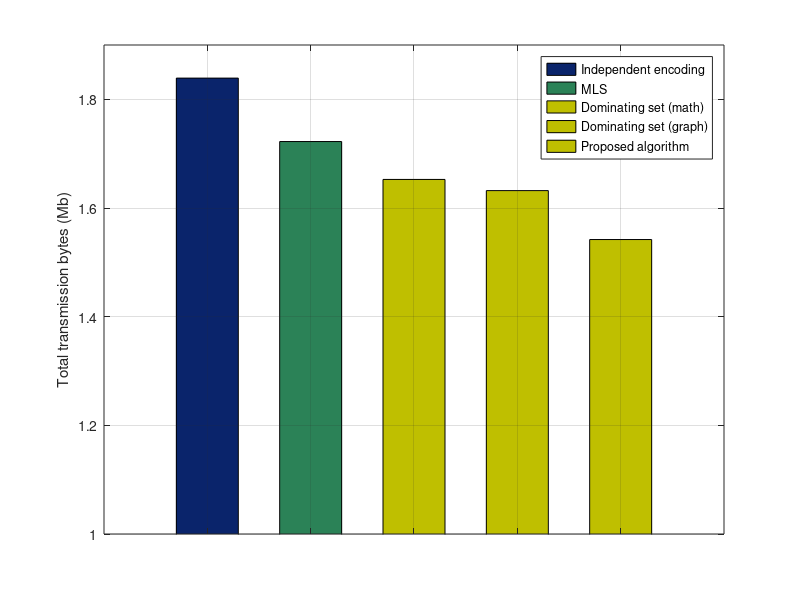

The MATLAB script that drew this image:
clear;
close all;
name = { '1280*720' };
bar([1928407/(1024*1024) 0 0 0 0], 'r','barwidth',0.6,'FaceColor',[0.04,0.14,0.42]);
hold on;
bar([0 1806000/(1024*1024) 0 0 0], 'g','barwidth',0.6,'FaceColor',[0.17,0.51,0.34]);
hold on;
bar([0 0 1732867/(1024*1024) 0 0], 'c','barwidth',0.6,'FaceColor',[0.75,0.75,0]);
hold on;
bar([0 0 0 1711300/(1024*1024) 0], 'b','barwidth',0.6,'FaceColor',[0.75,0.75,0]);
hold on;
bar([0 0 0 0 1616870/(1024*1024)], 'b','barwidth',0.6,'FaceColor',[0.75,0.75,0]);
set(gca,'xticklabel',' ');
%set(gcf,'color','none');
%set(gca,'color','none');
ylim([1 1.9]);
ylabel(gca,'Total transmission bytes (Mb)');
legend('Independent encoding','MLS','Dominating set (math)','Dominating set (graph)','Proposed algorithm')
grid on;
